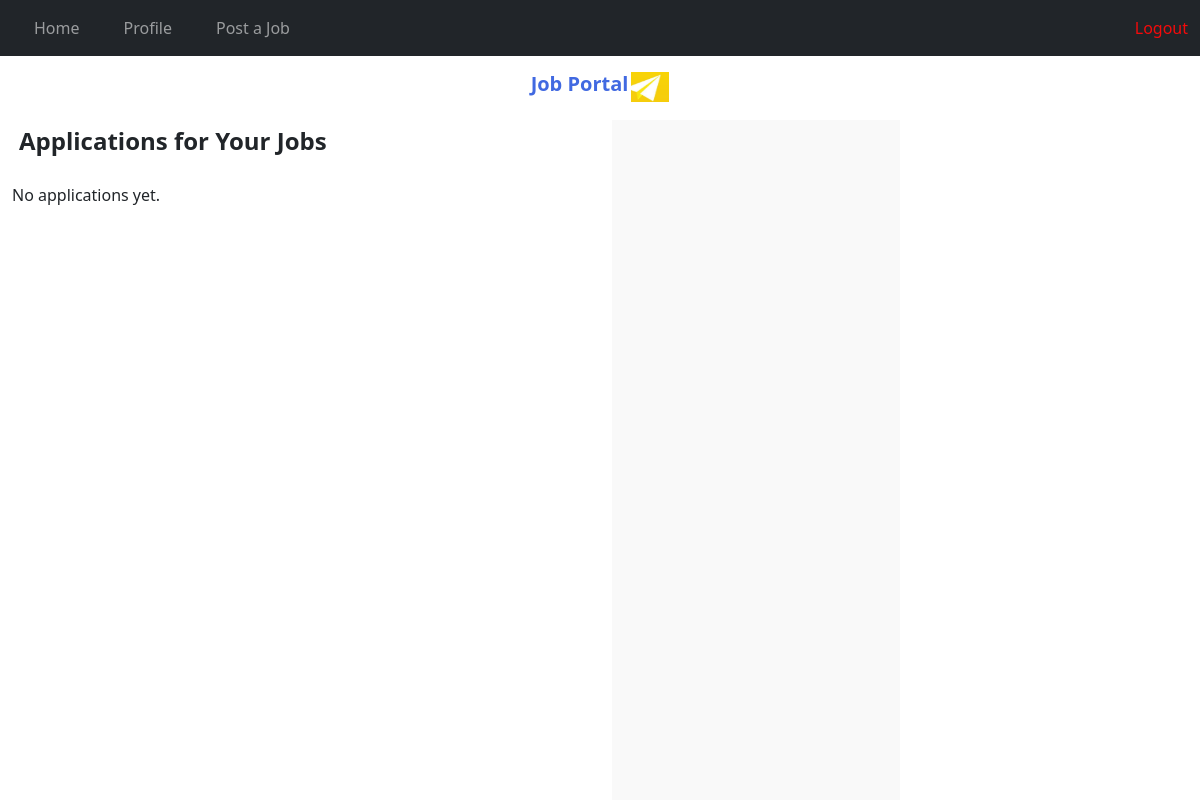
Before: /employee_home (signed in) with the older database file.
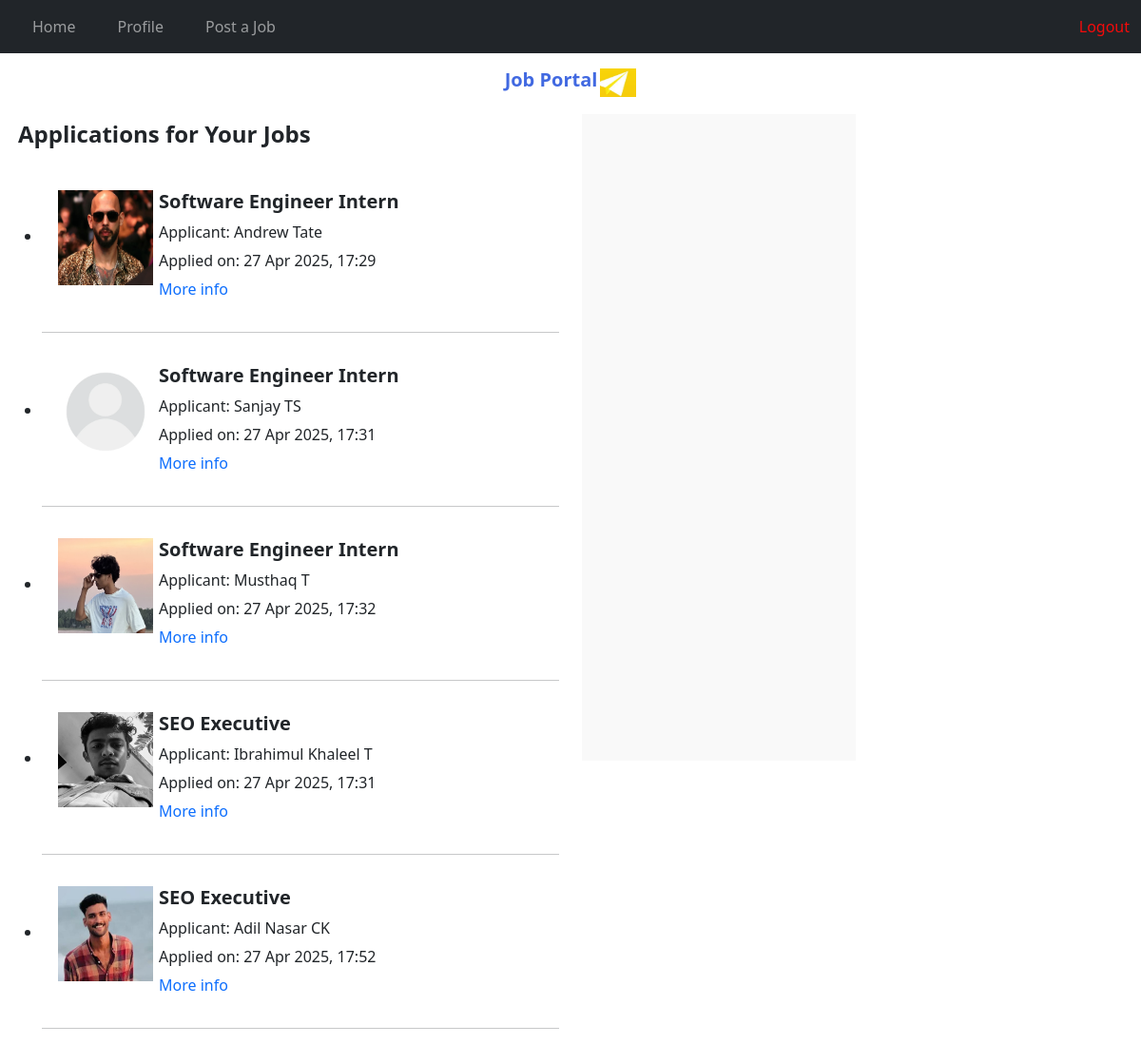
After: the same page with the newer database file.
### job_portal_app/models.py (models this page shows)
class Application(models.Model):
    job = models.ForeignKey(Job, on_delete=models.CASCADE)
    jobseeker = models.ForeignKey(JobSeeker, on_delete=models.CASCADE)
    applied_at = models.DateTimeField(auto_now_add=True)

class JobSeeker(models.Model):
    user_id=models.ForeignKey(CustomUser,on_delete=models.CASCADE)
    firstname=models.CharField(max_length=25)
    lastname=models.CharField(max_length=25)
    number=models.IntegerField(null=True,blank=True)
    resume=models.FileField(null=True,blank=True)
    dp=models.FileField(null=True,blank=True)

class Job(models.Model):
    job_title=models.CharField(max_length=250)
    discription=models.TextField()
    requirements=models.TextField()
    salary_range=models.CharField(max_length=150)
    location=models.CharField(max_length=250)
    application_deadline=models.DateField()
    posted_by=models.ForeignKey(Employee,on_delete=models.CASCADE)
    user_id=models.ForeignKey(CustomUser,on_delete=models.CASCADE)

### job_portal_app/views.py (the view)
# urls.py: path('employee_home',views.employee_home,name='employee_home'),
def employee_home(request):
    employee=Employee.objects.get(user_id=request.user)
    jobs=Job.objects.filter(posted_by=employee)
    applications=Application.objects.filter(job__in=jobs).select_related('job','jobseeker')
    context={'applications':applications}
    return render(request,'employee_feed.html',context)

### templates/employee_feed.html (shortened to what this page needs)
<!DOCTYPE html>
{% load static %}
<html lang="en">
<head>
    <link href="https://cdn.jsdelivr.net/npm/bootstrap@5.3.3/dist/css/bootstrap.min.css" rel="stylesheet">
</head>
<body>
    <nav class="navbar navbar-expand-sm navbar-dark bg-dark sticky-top">
        <div class="container-fluid">
          <div class="collapse navbar-collapse" id="mynavbar">
            <ul class="navbar-nav me-auto">
              <li class="nav-item">
                <a class="nav-link" href="{% url 'employee_home' %}">Home</a>
              </li>
              <li class="nav-item">
                <a class="nav-link" href="{% url 'employee_profile' %}">Profile</a>
              </li>
              <li class="nav-item">
                <a class="nav-link" href="{% url 'job_post' %}">Post a Job</a>
              </li>
            </ul>
            <a class="nav-link" id="logout" href="{% url 'logout' %}">Logout</a>
          </div>
        </div>
      </nav>
      <div class="container-fluid mt-3">
        <div class="logo">
          <div class="logo_name">
              <h5><strong>Job Portal</strong></h5>
          </div>
          <div class="logo_img">
              <img src="{% static 'images/maxresdefault1.jpg' %}" width="38px" height="30px" alt="logo">
          </div>
        </div>
      </div>
      <div class="container-fluid mt-3">
        <div class="row">
          <div class="col-md-6">
            <div class="applicants">
              <h4><strong>Applications for Your Jobs</strong></h4>
              {% if applications %}
              <ul>
                {% for app in applications %}
                <li>
                  <div class="app_list">
                    <div class="img">
                      {% if app.jobseeker.dp %}
                      <img src="{{ app.jobseeker.dp.url }}" width="100px" height="100px" alt="Profile Picture">
                      {% else %}
                      <img src="{% static 'images/default_dp.png' %}" width="100px" height="100px" alt="Default Picture">
                      {% endif %}
                    </div>
                    <div class="info">
                      <h5><strong>{{ app.job.job_title }}</strong></h5>
                      <p>Applicant: {{ app.jobseeker.firstname }} {{ app.jobseeker.lastname }}</p>
                      <p>Applied on: {{ app.applied_at|date:"d M Y, H:i" }}</p>
                      <a href="#" onclick="loadApplicantDetails('{{ app.id }}')">More info</a>
                    </div>
                  </div>
                </li>
                <hr>
                {% endfor %}
              </ul>
              {% else %}
              <p>No applications yet.</p>
              {% endif %}
            </div>
          </div>
          <div class="col-md-6">
            <div id="job-details" class="job-details">
            </div>
          </div>
        </div>
      </div>
</body>
</html>

Changed rows visible on the page:
added Application: jobseeker.dp (picture), job.job_title "Software Engineer Intern", jobseeker.firstname "Andrew", jobseeker.lastname "Tate", applied_at "27 Apr 2025, 17:29"
added Application: job.job_title "Software Engineer Intern", jobseeker.firstname "Sanjay", jobseeker.lastname "TS", applied_at "27 Apr 2025, 17:31"
added Application: jobseeker.dp (picture), job.job_title "Software Engineer Intern", jobseeker.firstname "Musthaq", jobseeker.lastname "T", applied_at "27 Apr 2025, 17:32"
added Application: jobseeker.dp (picture), job.job_title "SEO Executive", jobseeker.firstname "Ibrahimul", jobseeker.lastname "Khaleel T", applied_at "27 Apr 2025, 17:31"
added Application: jobseeker.dp (picture), job.job_title "SEO Executive", jobseeker.firstname "Adil", jobseeker.lastname "Nasar CK", applied_at "27 Apr 2025, 17:52"
Other visible differences:
text no longer shown: "No applications yet."
